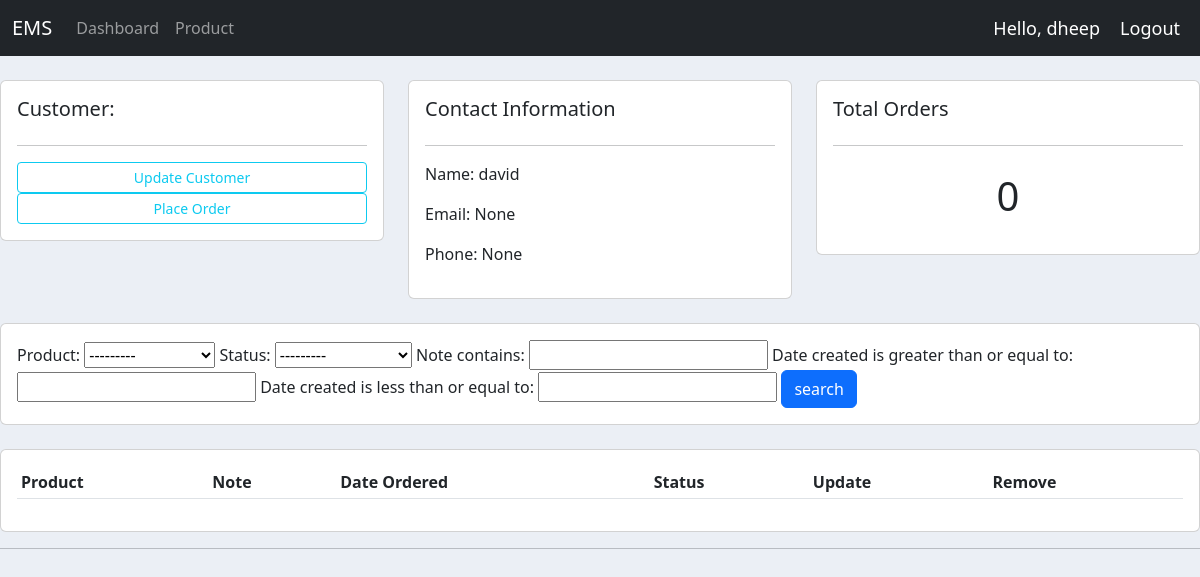
The page /customer/7/ (signed in) on the database its author committed.
### accounts/models.py (models this page shows, shortened)
class Customer(models.Model):
    user = models.OneToOneField(User, null=True, on_delete=models.CASCADE)
    name = models.CharField(max_length=200, null=True)
    phone = models.CharField(max_length=200, null=True)
    email = models.CharField(max_length=200, null=True)
    profile_pic = models.ImageField(null=True, blank=True)
    date_creation = models.DateTimeField(auto_now_add=True, null=True)

### accounts/decorators.py (the view)
        def wrapper_func(request, *args, **kwargs):
            group = None
            if request.user.groups.exists():
                group = request.user.groups.all()[0].name
            if group in allowed_roles:
                return view_func(request, *args, **kwargs)
            else:
                return HttpResponse('You are not authorised to view this page')

### accounts/models.py (called while the page is built)
    def __str__(self):
        return self.name

### accounts/views.py (called while the page is built)
@login_required(login_url='login')
@allowed_users(allowed_roles=['admin'])
def customer(request, pk_c_id):
    customer = Customer.objects.get(id=pk_c_id)
    order = customer.order_set.all()
    order_count = Order.objects.count()
    order_cnt = order.filter(customer=pk_c_id).count()
    myFilter = Orderfilter(request.GET, queryset=order)
    order = myFilter.qs
    context = {'customer': customer, 'order': order,
               'order_count': order_count, 'order_cnt': order_cnt, 'myFilter':myFilter}
    return render(request, 'accounts/customer.html', context)

### accounts/templates/accounts/customer.html (shortened to what this page needs)
{% extends 'accounts/main.html' %}
{% block content %}
<br>
<div class="row">
    <div class="col-md">
        <div class="card card-body">
            <h5>Customer:</h5>
            <hr>
            <a href="" class="btn btn-outline-info btn-sm btn-block"> Update Customer</a>
            <a href="{% url 'createorder' customer.id %}" class="btn btn-outline-info btn-sm btn-block"> Place Order </a>
        </div>
    </div>
    <div class="col-md">
        <div class="card card-body">
            <h5>Contact Information</h5>
            <hr>
            <p>Name: {{customer.name}} </p>
            <p>Email: {{customer.email}}</p>
            <p>Phone: {{customer.phone}}</p>
        </div>
    </div>
    <div class="col-md">
        <div class="card card-body">
            <h5>Total Orders</h5>
            <hr>
            <h1 style="text-align:center; padding:10px; ">{{order_cnt}}</h1>
        </div>
    </div>
</div>
<br>
<div class="row">
    <div class="col">
        <div class="card card-body">
            <form method="get">
                {{myFilter.form}}
                <button class="btn btn-primary" type="submit">search</button>
            </form>
        </div>
    </div>
</div>
<br>
<div class="row">
    <div class="col-md">
        <div class="card card-body">
            <table class="table table-sm">
                <tr>
                    <th>Product</th>
                    <th>Note</th>
                    <th>Date Ordered</th>
                    <th>Status</th>
                    <th>Update</th>
                    <th>Remove</th>
                </tr>
            </table>
        </div>
    </div>
</div>
{% endblock %}

### accounts/templates/accounts/navbar.html (shortened to what this page needs)
{% load static %}
<nav class="navbar navbar-expand-lg navbar-dark bg-dark">
    <div class="container-fluid">
        <a class="navbar-brand" href="#">EMS</a>
        <div class="collapse navbar-collapse" id="navbarNav">
            <ul class="navbar-nav">
                {% if request.user.is_staff %}
                <li class="nav-item">
                    <a class="nav-link" href="{% url 'home' %}">Dashboard</a>
                </li>
                <li class="nav-item">
                    <a class="nav-link" href="{% url 'product' %}">Product</a>
                </li>
                {% else %}
                <li class="nav-item">
                    <a class="nav-link" href="{% url 'account' %}">Settings</a>
                </li>
                {% endif %}
            </ul>
        </div>
    </div>
    <span class="hello-msg">Hello, {{request.user}}</span>
    <span><a style="text-decoration: none;" class="hello-msg" href="{% url 'logout' %}">Logout</a></span>
</nav>

### static/css/main.css (style rules this page uses)
body { background-color: #ebeff5; }

### accounts/templates/accounts/navbar.html (style rules this page uses)
.hello-msg { font-size: 18px; color: #fff; margin-right: 20px; white-space: nowrap; }

### rows shown on the page
Customer: name "david", email "None", phone "None"

### other values the page prints
{{ request.user }} "dheep"
{{ order_cnt }} "0"
